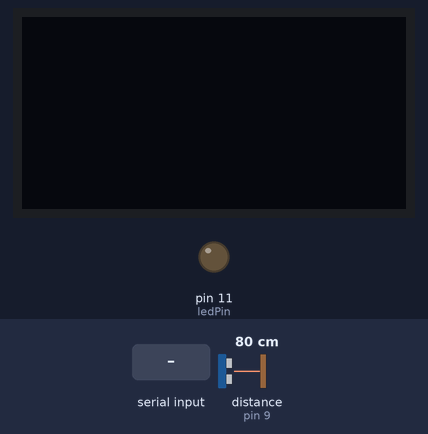
A sketch run on a simulated Arduino Uno, built with avr-gcc and run on an emulated ATmega328P. On the bench: 128×64 one-colour display, output pins drawn as LEDs (lit = HIGH). The inputs (shaded band) are chosen by the test bench; at power-on: distance to the obstacle (sensor on pin 9) 80 cm. The echo pulse lasts 58.3 µs per cm; pins used as bus, display or sensor lines are not drawn.

Above: at 5.2 s.
5.3 s: "led on" received over the second serial link
At 6.7 s:
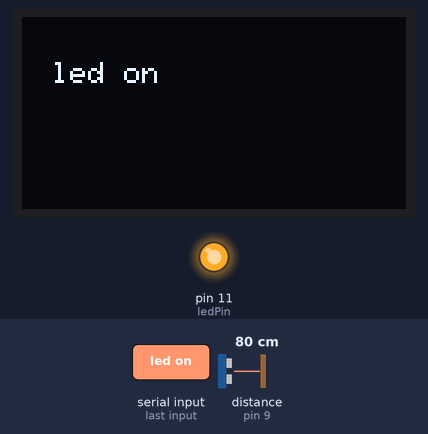
7.8 s: "led off" received over the second serial link
At 9.4 s:
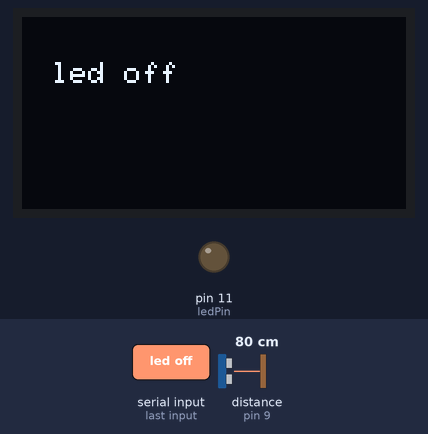
10.3 s: "ultra on" received over the second serial link
At 11.6 s:
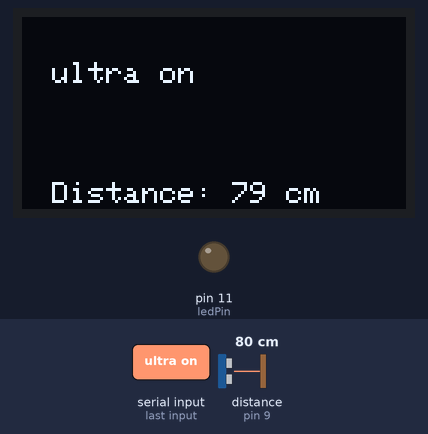
12.8 s: "ultra off" received over the second serial link
At 14.6 s:
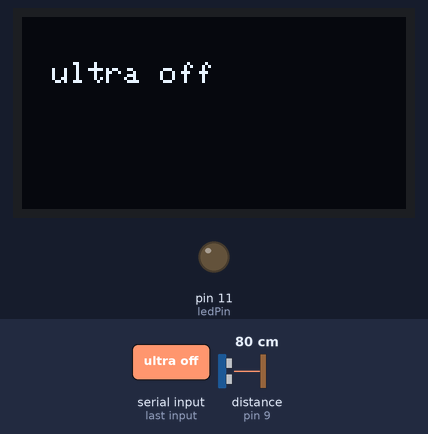
15.3 s: "1" received over the second serial link
At 16.6 s:
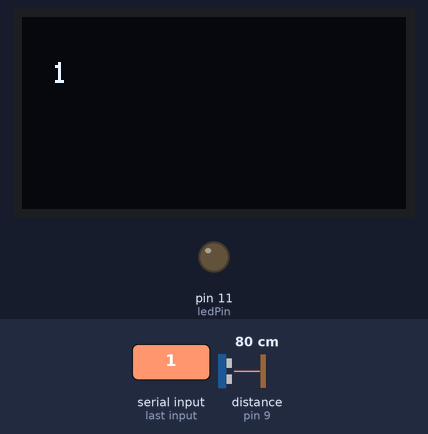
Timing chart, 0 to 18.3 s (numbered marks = the images above; inputs shaded):
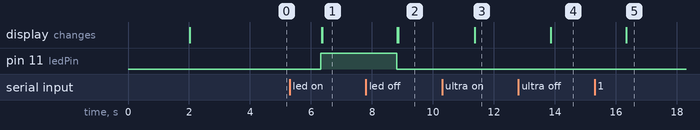

The sketch:

arduinoBTproject.ino.ino
```cpp
#include <SPI.h>
#include <Wire.h>
#include <Adafruit_GFX.h>
#include <Adafruit_SSD1306.h>
#include <SoftwareSerial.h>

SoftwareSerial BTserial(0, 1); // RX | TX

#define OLED_RESET 12
Adafruit_SSD1306 display(OLED_RESET);

#if (SSD1306_LCDHEIGHT != 64)
#error("Height incorrect, please fix Adafruit_SSD1306.h!");
#endif

const long baudRate = 9600;

String dataString;

int ledPin = 11;
const int trigPin = 10;
const int echoPin = 9;

long duration;
int distanceCm, distanceInch;
long timer = 0;

bool ultrasonicState = false;

void setup()   {
  delay(2000);

  Serial.begin(baudRate);
  BTserial.begin(baudRate);

  pinMode(ledPin, OUTPUT);

  pinMode(trigPin, OUTPUT);
  pinMode(echoPin, INPUT);

  initAdaDisplay();
}

void loop() {
  display.clearDisplay();

  bluetoothReadData();

  if (ultrasonicState) {
    ultrasonicSensor();
  }

  display.display();
}


void bluetoothReadData() {

  if (BTserial.available() > 0) {

    dataString = BTserial.readString();

    BTserial.println(dataString);

    if (dataString == "led on") {
      digitalWrite(ledPin, HIGH);
      displayText("LED ON", 10, 15);
    }
    else if (dataString == "led off") {
      digitalWrite(ledPin, LOW);
      displayText("LED OFF", 10, 15);
    }
  }
  displayText(dataString, 10, 15);

  if (dataString == "ultra on") {
    ultrasonicState = true;
    digitalWrite(trigPin, HIGH);
  } else if (dataString == "ultra off") {
    ultrasonicState = false;
    digitalWrite(trigPin, LOW);
  }
}

//static uint32_t previousMillis;
unsigned long previousMillis = 0;
const uint32_t interval = 3000;

void ultrasonicSensor() {
  digitalWrite(trigPin, LOW);
  delayMicroseconds(3);
  digitalWrite(trigPin, HIGH);
  delayMicroseconds(15);
  digitalWrite(trigPin, LOW);
  duration = pulseIn(echoPin, HIGH);
  distanceCm = duration * 0.034 / 2;
  distanceInch = duration * 0.0133 / 2;

  displayText("Distance: " + String(distanceCm) + " cm", 10, 55);
  delay(10);
}

void initAdaDisplay() {
  display.begin(SSD1306_SWITCHCAPVCC, 0x3C);  // initialize with the I2C addr 0x3D (for the 128x64)
  delay(2000);
  display.clearDisplay();
  displayText("...", 10, 15);
}

void displayText(String value, int xpos, int ypos) {
  display.setTextSize(1);
  display.setTextColor(WHITE);
  display.setCursor(xpos, ypos);
  display.println(value);
}
```

Measured:
- after the input at 5.3 s, pin 11 (ledPin): LOW → HIGH after 1.0 s; the display: first changes after 1.1 s (image 1 shows a later state)
- after the input at 7.8 s, pin 11 (ledPin): HIGH → LOW after 1.0 s; the display: first changes after 1.0 s (image 2 shows a later state)
- after the input at 10.3 s, the display: changes after 1.1 s (image 3)
- after the input at 12.8 s, the display: changes after 1.1 s (image 4)
- after the input at 15.3 s, the display: changes after 1.0 s (image 5)
